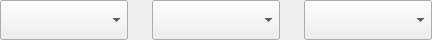
<?xml version="1.0" encoding="UTF-8"?>
<ui version="4.0">
 <class>KiranTimeSettingWidget</class>
 <widget class="QWidget" name="KiranTimeSettingWidget">
  <property name="geometry">
   <rect>
    <x>0</x>
    <y>0</y>
    <width>384</width>
    <height>40</height>
   </rect>
  </property>
  <property name="windowTitle">
   <string>Form</string>
  </property>
  <layout class="QHBoxLayout" name="horizontalLayout">
   <property name="spacing">
    <number>24</number>
   </property>
   <property name="leftMargin">
    <number>0</number>
   </property>
   <property name="topMargin">
    <number>0</number>
   </property>
   <property name="rightMargin">
    <number>0</number>
   </property>
   <property name="bottomMargin">
    <number>0</number>
   </property>
   <item>
    <widget class="QComboBox" name="combo_hour">
     <property name="sizePolicy">
      <sizepolicy hsizetype="Fixed" vsizetype="Fixed">
       <horstretch>0</horstretch>
       <verstretch>0</verstretch>
      </sizepolicy>
     </property>
     <property name="minimumSize">
      <size>
       <width>128</width>
       <height>40</height>
      </size>
     </property>
     <property name="maximumSize">
      <size>
       <width>128</width>
       <height>40</height>
      </size>
     </property>
     <property name="maxVisibleItems">
      <number>10</number>
     </property>
     <property name="sizeAdjustPolicy">
      <enum>QComboBox::AdjustToContents</enum>
     </property>
    </widget>
   </item>
   <item>
    <widget class="QComboBox" name="combo_minute">
     <property name="sizePolicy">
      <sizepolicy hsizetype="Fixed" vsizetype="Fixed">
       <horstretch>0</horstretch>
       <verstretch>0</verstretch>
      </sizepolicy>
     </property>
     <property name="minimumSize">
      <size>
       <width>128</width>
       <height>40</height>
      </size>
     </property>
     <property name="maximumSize">
      <size>
       <width>128</width>
       <height>40</height>
      </size>
     </property>
    </widget>
   </item>
   <item>
    <widget class="QComboBox" name="combo_second">
     <property name="sizePolicy">
      <sizepolicy hsizetype="Fixed" vsizetype="Fixed">
       <horstretch>0</horstretch>
       <verstretch>0</verstretch>
      </sizepolicy>
     </property>
     <property name="minimumSize">
      <size>
       <width>128</width>
       <height>40</height>
      </size>
     </property>
     <property name="maximumSize">
      <size>
       <width>128</width>
       <height>40</height>
      </size>
     </property>
    </widget>
   </item>
   <item>
    <spacer name="horizontalSpacer">
     <property name="orientation">
      <enum>Qt::Horizontal</enum>
     </property>
     <property name="sizeHint" stdset="0">
      <size>
       <width>40</width>
       <height>20</height>
      </size>
     </property>
    </spacer>
   </item>
  </layout>
 </widget>
 <resources/>
 <connections/>
</ui>
